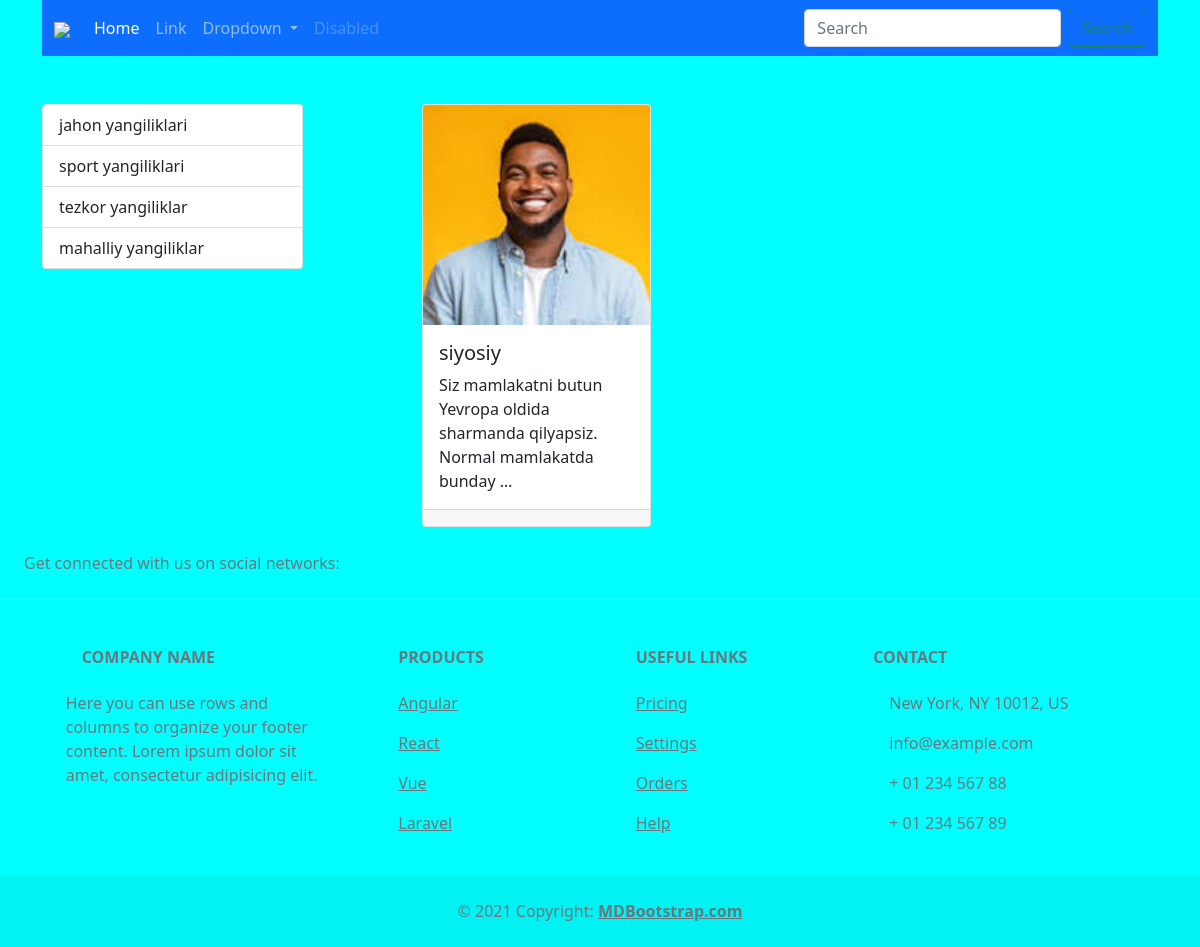
Page /category/14/ on the committed database.
### main/models.py (models this page shows, shortened)
class Category(models.Model):
    name = models.CharField(max_length=150, unique=True)

class New(models.Model):
    turi = models.ForeignKey(Category, on_delete=models.CASCADE)
    type = models.CharField(max_length=150)
    name = models.CharField(max_length=150)
    text = models.CharField(max_length=150)
    image = models.ImageField(upload_to='images/', blank=True, null=True)

### main/views.py (the view)
# urls.py: path('category/<int:category_id>/', new_by_categories, name='category_new'),
def new_by_categories(request, category_id):
    categories = Category.objects.all()
    category = Category.objects.get(id=category_id)
    news = New.objects.filter(turi=category)
    context = {
        'categories': categories,
        'news': news,
        'type': category.name,
    }
    return render(request, 'main/index.html', context)

### main/templates/main/index.html (shortened to what this page needs)
{% extends 'base.html' %}
{% block content %}
<div class="row row-cols-1 row-cols-md-3 g-4">
  {% for new in news %}
  <div class="col">
      <div class="card h-100">
          {% if new.image %}
          <img src="{{ new.image.url }}"
               class="card-img-top"
               style="height: 220px; object-fit: cover;">
          {% else %}
          <img src="https://www.shutterstock.com/image-vector/image-not-found-failure-network-260nw-2330163829.jpg"
               class="card-img-top"
               style="height: 220px; object-fit: cover;">
          {% endif %}
          <div class="card-body">
              <h5 class="card-title">{{ new.type }}</h5>
              <p class="card-text">{{ new.text|truncatewords:10 }}</p>
          </div>
          <div class="card-footer">
          </div>
      </div>
  </div>
  {% endfor %}
</div>
{% endblock content %}

### templates/base.html (shortened to what this page needs)
<!DOCTYPE html>
<html lang="en">
<head>
    {% include 'components/_style.html' %}
</head>
<body>
<div class="container">
    {% include 'layout/navbar.html' %}
    {% block main %}
    <div class="row justify-content-between">
      <div class="col-3">
          <div class="list-group">
              {% for category in categories %}
              <a href="{% url 'category_new' category.id %}" class="list-group-item list-group-item-action">
                  {{ category.name }}
              </a>
              {% endfor %}
          </div>
      </div>
      <div class="col-8">
            {% block content %}
            {% endblock content %}
      </div>
    </div>
    {% endblock main %}
</div>
<footer class="text-center text-lg-start bg-body-tertiary text-muted">
    {% include 'layout/footer.html' %}
</body>
</html>

### main/staticfiles/css/style.css (style rules this page uses)
body { background-color: aqua; }

### rows in the picture
Category: name "jahon yangiliklari"
Category: name "sport yangiliklari"
Category: name "tezkor yangiliklar"
Category: name "mahalliy yangiliklar"
New: image (picture), type "siyosiy", text "Siz mamlakatni butun Yevropa oldida sharmanda qilyapsiz. Normal mamlakatda bunday …"
